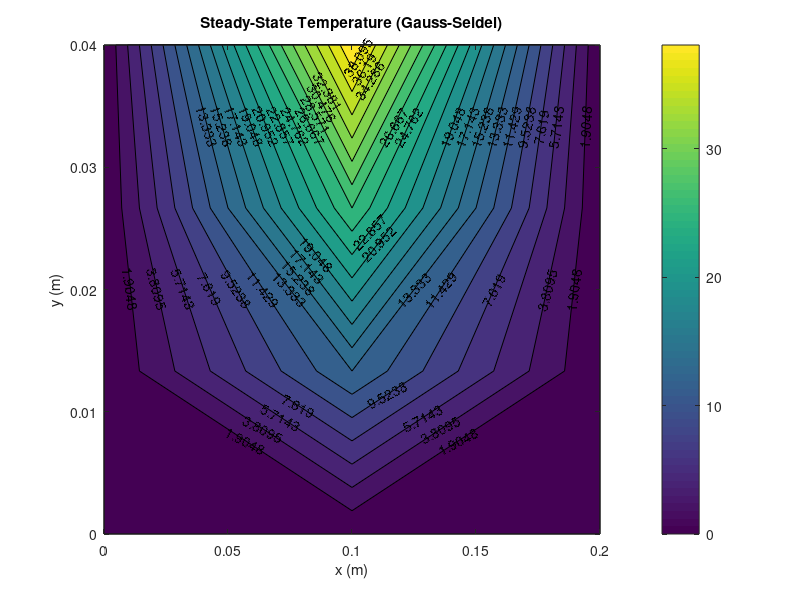

Recreate this plot in MATLAB.
clear; clc; close all;

% Domain and grid
nx = 3;  % Including boundaries
ny = 4;
L = 0.2;
B = 0.04;
gamma = 0.000217;

phi_top = 0;
phi_left = 0;
phi_bottom = 40;
phi_right = 0;  % Dirichlet or Neumann (adjust below)

dx = L / (nx - 1);
dy = B / (ny - 1);
DifCof = gamma / dy;

% Initialize fields
Phi = zeros(nx, ny);  % [i,j] = [x, y]

% Coefficients
aw = ones(nx, ny) * 0.5;
ae = ones(nx, ny) * -0.5;
an = ones(nx, ny) * DifCof;
as = ones(nx, ny) * DifCof;
ap = zeros(nx, ny);
Su = zeros(nx, ny);
Sp = zeros(nx, ny);

% === Apply Boundary Conditions ===

% Top boundary (j = 1)
Phi(:, 1) = phi_top;

% Bottom boundary (j = ny)
Phi(:, ny) = phi_bottom;

% Left boundary (i = 1)
Phi(1, :) = phi_left;

% Right boundary (i = nx)
Phi(nx, :) = phi_right;  % OR: Phi(nx, :) = Phi(nx-1, :) for insulated

% === Compute Coefficients and Source Terms ===

for i = 2:nx-1
    for j = 2:ny-1
        ap(i,j) = aw(i,j) + ae(i,j) + an(i,j) + as(i,j);
    end
end

% === Gauss-Seidel Solver ===
tol = 1e-4;
max_iter = 10000;
iter = 0;
max_res = 10;

while max_res > tol
    Phi_old = Phi;
    

    for i = 2:nx-1
        for j = 2:ny-1
            Phi(i,j) = ( ...
                aw(i,j) * Phi(i-1,j) + ...
                ae(i,j) * Phi(i+1,j) + ...
                as(i,j) * Phi(i,j-1) + ...
                an(i,j) * Phi(i,j+1) + ...
                Su(i,j)) / ap(i,j);
        end
    end

    % Optional: re-enforce BCs (in case of accidental overwrite)
    Phi(:, 1) = phi_top;
    Phi(:, ny) = phi_bottom;
    Phi(1, :) = phi_left;
    Phi(nx, :) = phi_right;

    max_res = max(abs(Phi(:) - Phi_old(:)));
end

fprintf('Converged in %d iterations. Max residual = %.5e\n', iter, max_res);
disp('Final temperature matrix:')
disp(Phi);

% === Plot ===
[X, Y] = meshgrid(0:dx:L, 0:dy:B);
figure;
contourf(X, Y, Phi', 20, 'ShowText', 'on');
set(gca, 'YDir', 'normal');
colorbar;
title('Steady-State Temperature (Gauss-Seidel)');
xlabel('x (m)');
ylabel('y (m)');
